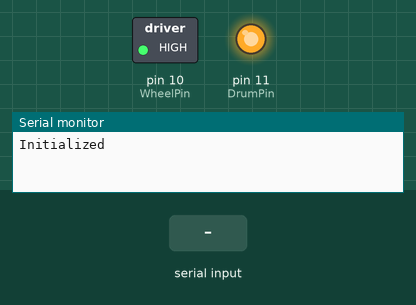
The sketch below on a simulated Arduino Uno, built with avr-gcc and run on an emulated ATmega328P. On the bench: switched loads named in the sketch (green lamp = pin HIGH), output pins drawn as LEDs (lit = HIGH), the last lines printed to the serial monitor. Inputs (shaded band) come from the test bench.

Above: at 1.2 s.
1.3 s: "shot\n" received over Serial
At 1.9 s:
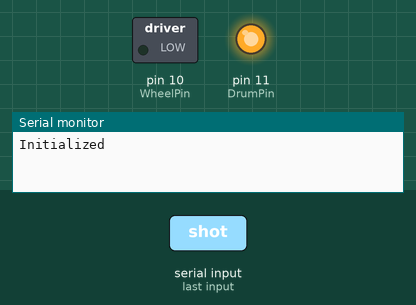
4.3 s: "arm\n" received over Serial
At 5.4 s:
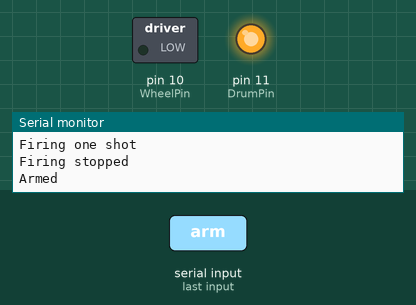
5.8 s: "stop\n" received over Serial
At 6.6 s:
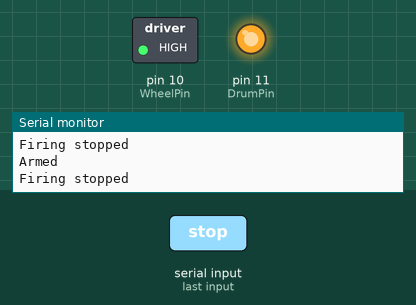
Timing chart, 0 to 8.8 s (numbered marks = the images above; inputs shaded):
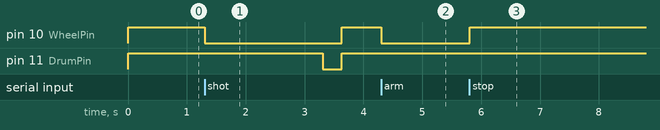

The sketch:

Dart_gun_controller.ino
```cpp
//Dart Gun Controller - Arduino Program that takes one of four
//  serial commands (arm/shot/salvo/stop) and sets Digital Pins
//  in order to execute the desired action.
//
//  Desired actions are:
//      arm   - Start the rotating wheels that are used to
//              accelerate the darts out of the gun.
//      shot  - Turn on the drum for 324ms (calibrated to my
//              setup; YMMV) which should result in one round
//              being pushed fired.  If weapon was not armed
//              when this command was issued, the wheels will
//              be rotated for 2 seconds prior to turning on
//              the drum and stopped immediately afterwards.
//      salvo - Turn on the drum until the stop command is
//              issued.  If the weapon was not armed when this
//              command was issued, the wheels will be rotated
//              for 2 seconds prior to turning on the drum.
//      stop -  Stop both circuit immediately, stopping the
//              weapon from firing.

//pin definitions
#define WheelPin 10
#define DrumPin 11

//Command definitions
#define NO_CMD 0
#define ARM 1
#define SHOT 2
#define SALVO 3
#define STOP 4

//Armed state definitions
#define ARMED 1
#define NOT_ARMED 0

//Variable definitions - variables needed between loop and
//    serialEvent interrupt routine are set to volatile
volatile int Armed=NOT_ARMED; // Tracks whether weapon is armed
char inByte; //Single byte for reading serial buffer
String command=""; //string to store serial command
volatile int CommandInt=NO_CMD; //Stores encoded command

void setup (){
    Serial.begin(9600);//Start serial
    //Set Pin mode and initial state (HIGH=off, LOW=on)
    pinMode(WheelPin,OUTPUT);
    pinMode(DrumPin,OUTPUT);
    digitalWrite(WheelPin,HIGH);
    digitalWrite(DrumPin,HIGH);
    Serial.println("Initialized");//Print initialization mode
}

void loop(){

  //CommandInt is populated by serialEvent interrupt routine
  //(below)
  if (CommandInt > 0){

      if (CommandInt==SALVO){
          if (Armed==NOT_ARMED) {
              digitalWrite(WheelPin,LOW);
              delay(2000);
              Armed=ARMED;
          }
          digitalWrite(DrumPin,LOW);
          Serial.println("Weapon firing");
          CommandInt=NO_CMD;
      }

      else if (CommandInt==STOP){
          digitalWrite(WheelPin,HIGH);
          digitalWrite(DrumPin,HIGH);
          Serial.println("Firing stopped");
          Armed=NOT_ARMED;
          CommandInt=NO_CMD;
      }

      else if (CommandInt==ARM){
          digitalWrite(WheelPin,LOW);
          Serial.println("Armed");
          Armed=ARMED;
          CommandInt=NO_CMD;
      }

      else if (CommandInt==SHOT){
          if (Armed==NOT_ARMED){
              digitalWrite(WheelPin,LOW);
              delay(2000);
          }
          digitalWrite(DrumPin,LOW);
          Serial.println("Firing one shot");
          delay (324);
          if (Armed==NOT_ARMED){
              digitalWrite(WheelPin,HIGH);
          }
          digitalWrite(DrumPin,HIGH);
          Serial.println("Firing stopped");
          CommandInt=NO_CMD;
      }
  }
}

void serialEvent(){
    //This subroutine fires when the serial buffer receives
    //characters

    while (Serial.available() > 0){
        //read in first word (the command)
        inByte = Serial.read();
        //if Byte is alpha-numeric, add it to command
        if ((inByte >= 65 && inByte <= 90) || (inByte >=97 && inByte <=122) || (inByte >= 48 &&     inByte <=57) || inByte == 43 || inByte == 61 || inByte == 63) {
            command.concat(inByte);
        }
        if (inByte == 32 || inByte == 10){
            command.toLowerCase();

            //turn string command into command number
            if (command=="arm"){
                CommandInt=ARM;
            }
            else if (command=="shot"){
                CommandInt=SHOT;
            }
            else if (command=="salvo"){
                CommandInt=SALVO;
            }
            else if (command=="stop"){
                CommandInt=STOP;
            }
            else {
                CommandInt=NO_CMD;
            }
            command="";
        }
    }
}


void clearSerial(){
  while (Serial.available() > 0){
      inByte = Serial.read();
      //Serial.println(inByte);
    }
}
```

Measured:
- after the input at 1.3 s, pin 10 (WheelPin): HIGH → LOW at once, → HIGH 2.3 s later; pin 11 (DrumPin): HIGH → LOW after 2.0 s, → HIGH 0.32 s later
- after the input at 4.3 s, pin 10 (WheelPin): HIGH → LOW at once
- after the input at 5.8 s, pin 10 (WheelPin): LOW → HIGH at once
